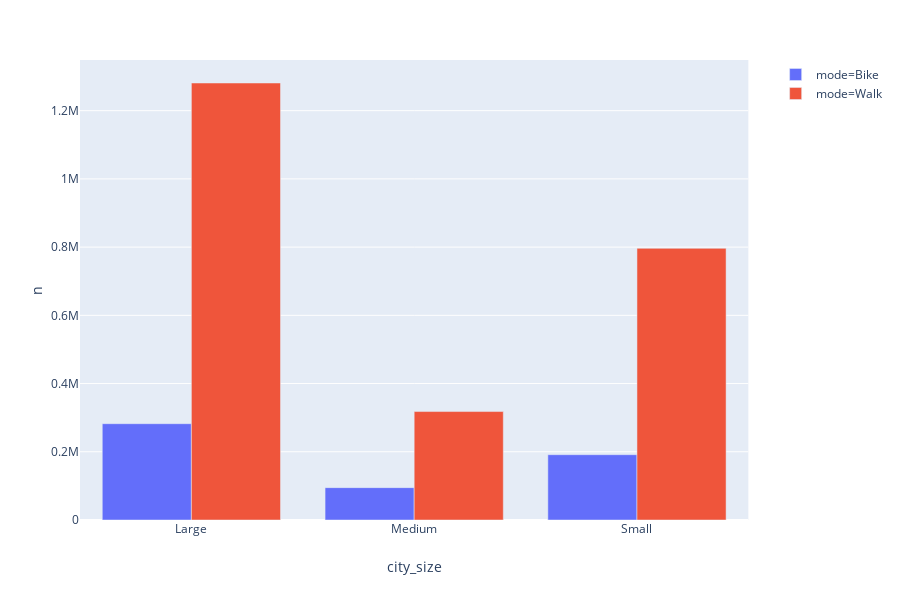

Notebook source saved alongside this figure:
### Code cell
px.bar(df, x='city_size', y='n', color='mode', barmode='group')

### Figure 1 — Plotly figure (JSON) as saved in the notebook; plotly's stock layout.template omitted (floating-point values rounded to 4 significant figures)
{"data": [{"alignmentgroup": "True", "hoverlabel": {"namelength": 0}, "hovertemplate": "mode=Bike<br>city_size=%{x}<br>n=%{y}", "legendgroup": "mode=Bike", "marker": {"color": "#636efa"}, "name": "mode=Bike", "offsetgroup": "mode=Bike", "orientation": "v", "showlegend": true, "textposition": "auto", "type": "bar", "x": ["Large", "Medium", "Small"], "xaxis": "x", "y": [282358, 94864, 191477], "yaxis": "y"}, {"alignmentgroup": "True", "hoverlabel": {"namelength": 0}, "hovertemplate": "mode=Walk<br>city_size=%{x}<br>n=%{y}", "legendgroup": "mode=Walk", "marker": {"color": "#EF553B"}, "name": "mode=Walk", "offsetgroup": "mode=Walk", "orientation": "v", "showlegend": true, "textposition": "auto", "type": "bar", "x": ["Large", "Medium", "Small"], "xaxis": "x", "y": [1281135, 317905, 796415], "yaxis": "y"}], "layout": {"barmode": "group", "height": 600, "legend": {"tracegroupgap": 0}, "margin": {"t": 60}, "xaxis": {"anchor": "y", "domain": [0, 0.98], "title": {"text": "city_size"}}, "yaxis": {"anchor": "x", "domain": [0, 1], "title": {"text": "n"}}}}
